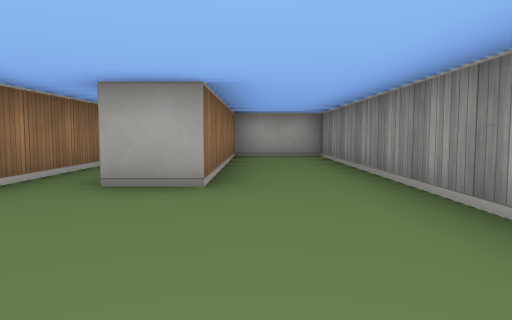
[1] (above)

18 first-person views from a walk through a cub3D ray-caster map. The camera is about half as high as the walls, tilts 4° down and sees 70° across. The floor is counted in squares. Each view is taken from the middle of a square. On the plan, view 1 faces up. The plan holds only what a view shows up to about 9 squares ahead; the rest is blank.

[2]
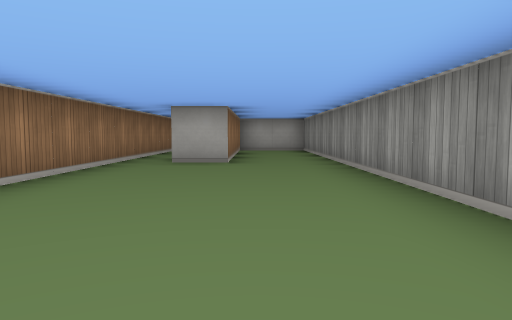

[3]
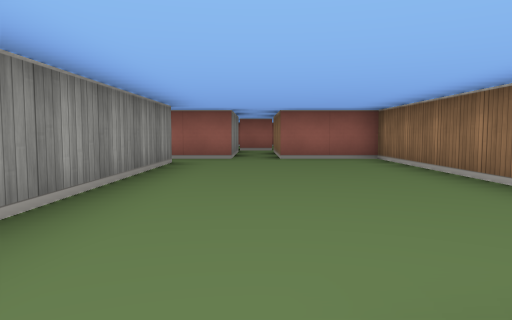

[4]
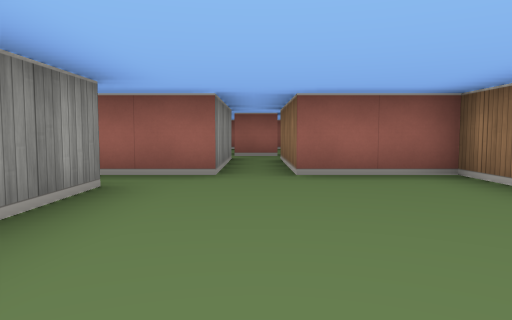

[5]
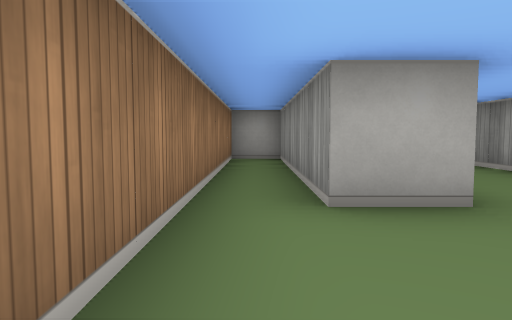

[6]
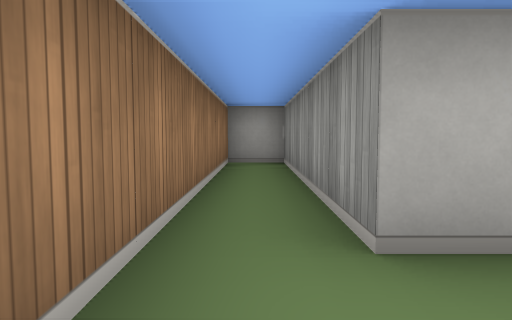

[7]
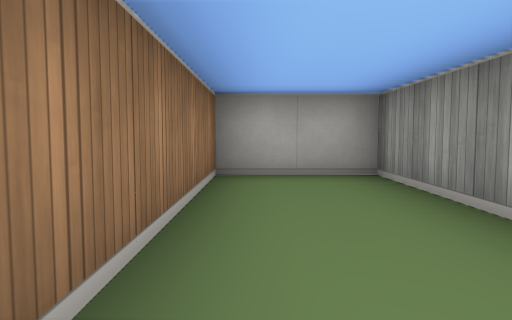

[8]
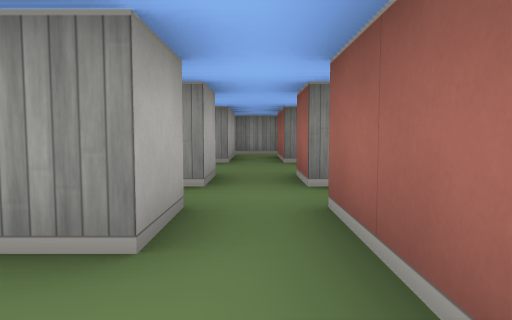

[9]
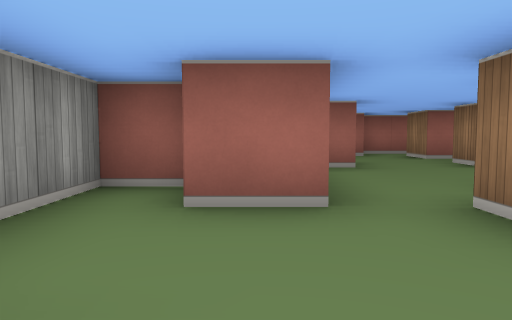

[10]
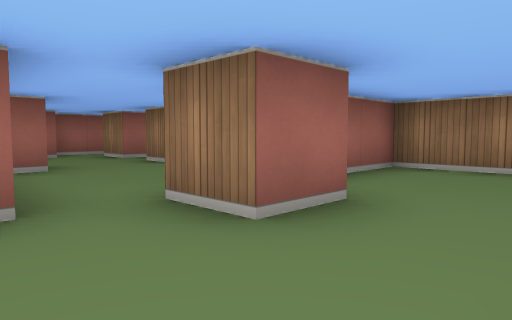

[11]
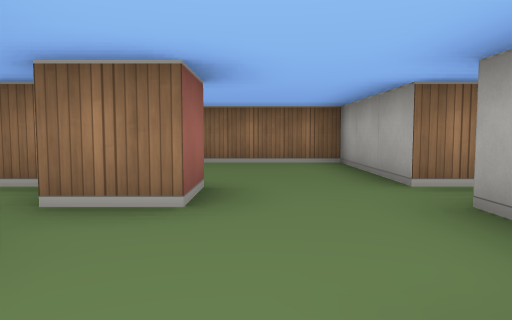

[12]
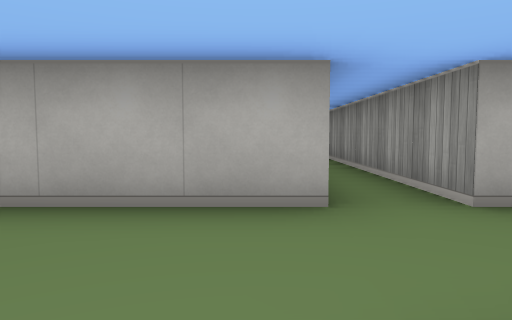

[13]
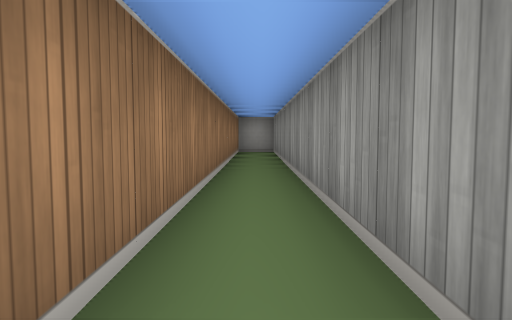

[14]
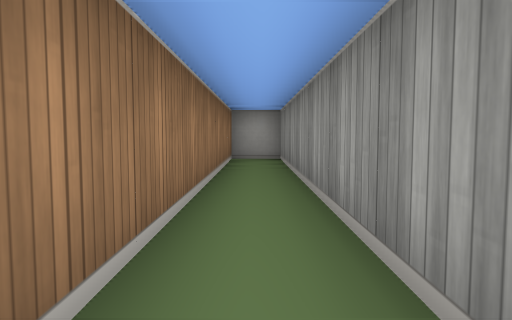

[15]
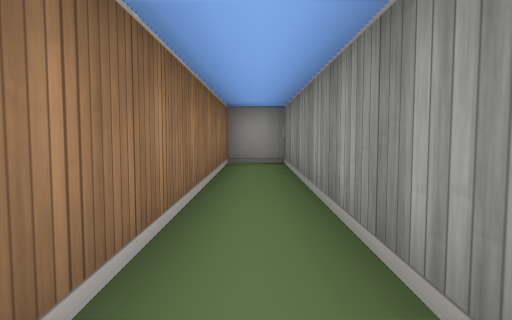

[16]
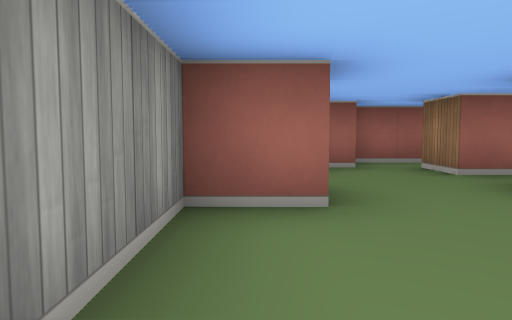

[17]
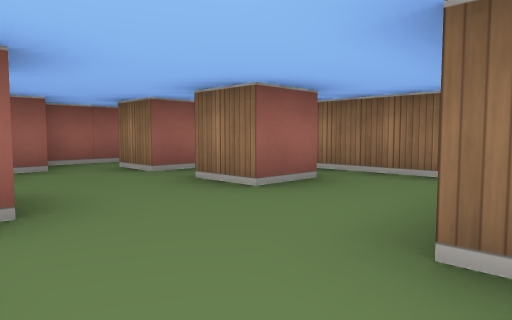

[18]
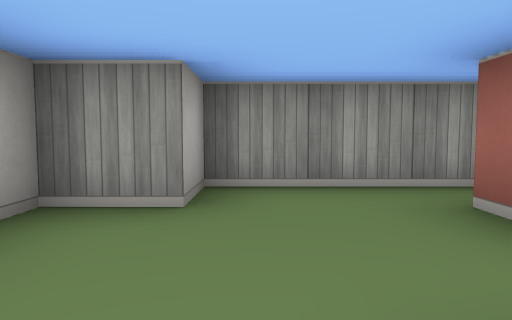

### Floor plan
Ten units are one square. View 1 is at (0, 0); x grows to the right and y downward. Boxes are objects, and circles mark ways between rooms. Rooms are numbered by the first view taken in them; rooms with no view inside come last. Other rooms are left out.
<svg viewBox="-30 -150 130 210">
<path fill="none" stroke="#000" d="M25 25 15 25 15 -85 -5 -85 -5 -35 -15 -35 -15 -85 -25 -85 -25 35 -5 35M5 35 25 35M54 -25 65 -25 65 -15M74 -15 85 -15M55 -10 55 -5M86 -5 95 -5 95 -35 85 -35 85 -45 65 -45 65 -145 55 -145 55 -45 25 -45 25 -15 39 -15M54 45 60 45M35 35 45 35 45 45M65 35 84 35M64 15 75 15 75 -4M34 15 45 15 45 25 35 25M40 55 52 55M85 25 65 25M25 4 25 22"/>
<circle cx="20" cy="30" r="3" fill="#2a7"/>
<circle cx="70" cy="-10" r="3" fill="#2a7"/>
<text x="0" y="-20">1</text>
<text x="60" y="-50">2</text>
<text x="50" y="30">3</text>
</svg>
Room 1 opens to room 3. Room 2 opens to room 3.

Where each view was taken, in squares from view 1:
view 1: 0 up, 0 right, facing up
view 2: 3 down, 0 right, facing up
view 3: 4 up, 0 right, facing down
view 4: 1 up, 0 right, facing down
view 5: 1 up, 2 left, facing up
view 6: 2 up, 2 left, facing up
view 7: 4 up, 0 right, facing up
view 8: 3 down, 0 right, facing right
view 9: 4 up, 8 right, facing down
view 10: 4 up, 8 right, facing down-left
view 11: 3 up, 9 right, facing left
view 12: 2 up, 5 right, facing up
view 13: 4 up, 6 right, facing up
view 14: 7 up, 6 right, facing up
view 15: 8 up, 6 right, facing up
view 16: 1 up, 7 right, facing down
view 17: 1 up, 7 right, facing down-left
view 18: 3 up, 6 right, facing right
